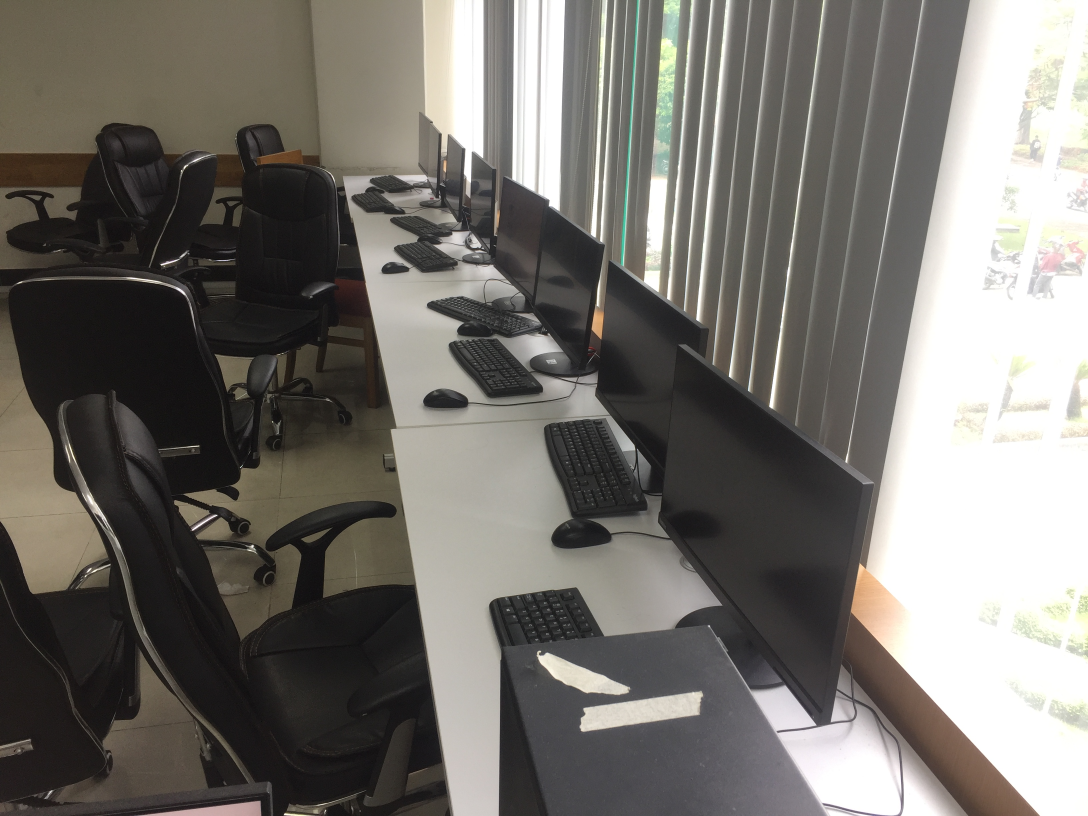
#> input picture test01/picture/05.JPG, 3264 x 2448 px, found by its file name (shown at 1/3 size)
$ python test01.py
#> lines starting #> are read from the running program, lines starting #| are printed output that depends on the picture; after the words box and inside, x2 and y2 are one past the last pixel; in counts of white or black regions, pixels touching at a corner belong together
import numpy as np
import cv2
import matplotlib
from matplotlib import pyplot as plt
# import skimage
from skimage import filters


# Load Image
image = cv2.imread('picture/05.jpg')
#> image is the input picture: shape (2448, 3264, 3); mean B, G, R 109.4, 114.7, 117.8
# Load Result in full HD
resultImage = cv2.imread("result.png")
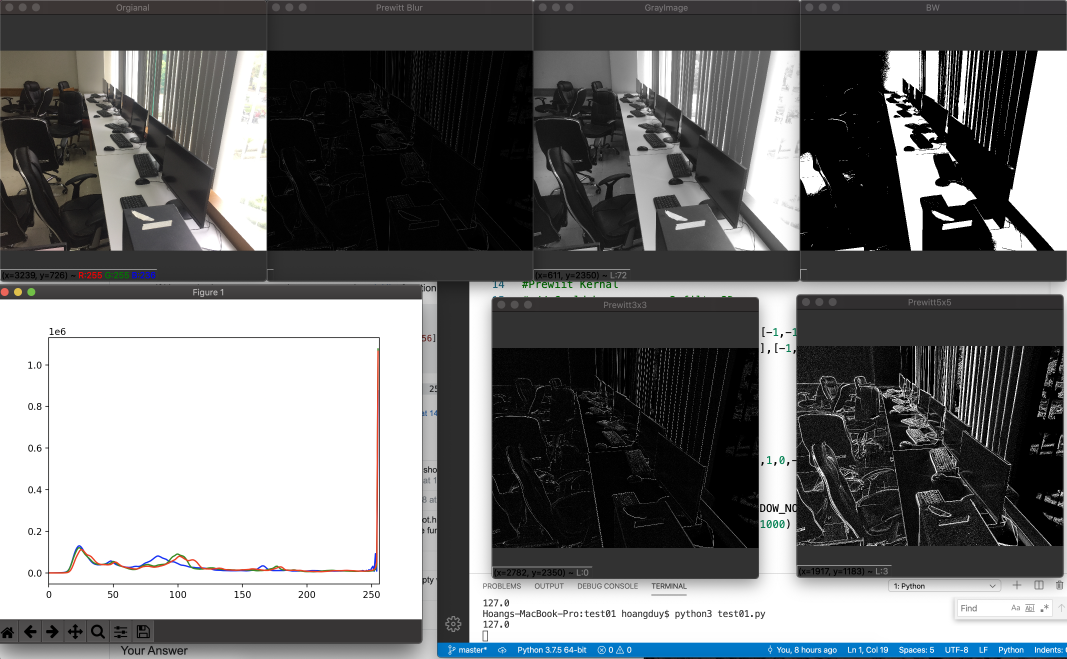
#> input picture test01/Result.png, 3200 x 1976 px, found by its file name (shown at 1/3 size)
#> resultImage is the input picture: shape (1976, 3200, 3); mean B, G, R 114.3, 113.8, 112.8

#Prewiit Kernal
# // Could be use on cv2.filter2D :
#  Aka 2 kernal 3x3 kernal
kernelx3 = np.array([[1,1,1],[0,0,0],[-1,-1,-1]])
kernely3 = np.array([[-1,0,1],[-1,0,1],[-1,0,1]])
kernalx5 = np.array([
[2,2,4,2,2],
[1,1,2,1,1],
[0,0,0,0,0],
[-1,-1,-2,-1,-1],
[-2,-2,-4,-2,-2]])
kernaly5 = np.array([[2,1,0,-1,-2],[2,1,0,-1,-2],[4,2,0,-2,-4],[2,1,0,-1,-2],[2,1,0,-1,-2]])
#-------
def showResult():
     cv2.namedWindow("Result",cv2.WINDOW_NORMAL)
     cv2.resizeWindow("Result", 1000,1000)
     cv2.imshow("Result",resultImage)
def showImage(name,image,x,y):
     # show image with opencv
     # x | y for your window location
     cv2.namedWindow(name,cv2.WINDOW_NORMAL)
     cv2.resizeWindow(name, 400,400)
     cv2.moveWindow(name,x,y)
     cv2.imshow(name,image)

def rbgHistogram(image):
     color = ('b','g','r')
     for i,col in enumerate(color): # Going through each RBG 0-255 :)) happy loop
          histr = cv2.calcHist([image],[i],None,[256],[0,256])
          plt.plot(histr,color = col)
          plt.xlim([0,256])

def prewittKernal(name,image,kernelx,kernely,x,y):
     imageX = cv2.filter2D(image,-1,kernelx)
     imageY =cv2.filter2D(image,-1,kernely)
     # Origanal to megre two image after filter with Atan2
     # atan22 = cv2.fastAtan2(imageX.flatten(),imageY.flatten())
     # prewittFlitter= cv2.addWeighted(imageX,0.5,imageY,0.5,0)

     # Megring 2 differ image after filter by using cv2.add or cv2.addWeighted
     # Result is one picture hold the combie of all
     prewittFlitter= cv2.add(imageX,imageY)
     showImage(name,prewittFlitter,x,y)


# Gray scale
grayImage = cv2.cvtColor(image,cv2.COLOR_BGR2GRAY)

#Blur Prewitt with skiImage blur on grayscale
# blurPrewitt = filters.prewitt(image)

blurPrewitt = filters.prewitt(grayImage)

# BW image thresh hold 127 from gray scle imgae
(thresh,bWimage) = cv2.threshold(grayImage,127,255,cv2.THRESH_BINARY)
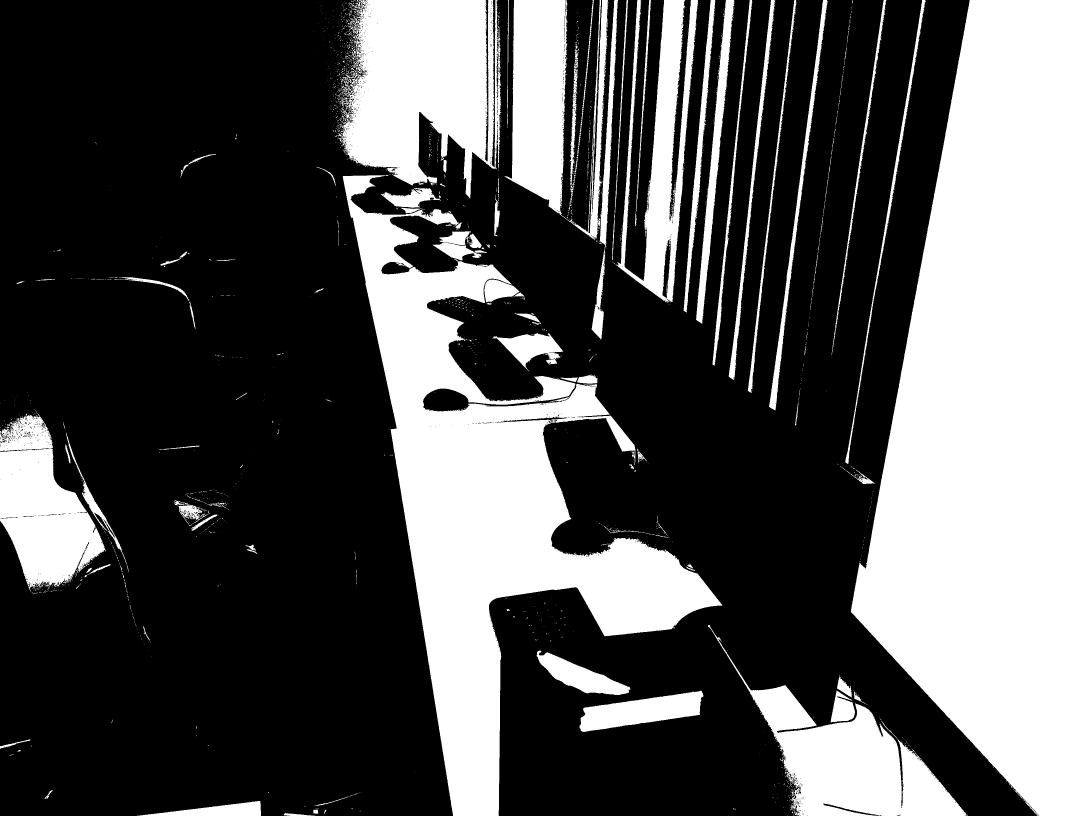
#> bWimage: shape (2448, 3264) (shown at 1/3 size); 33.9% white; 2445 white regions (2274 under 20 px), largest, box (x1, y1, x2, y2) and area: (2552, 0, 3264, 2448) 1225618, (1028, 525, 2167, 2448) 628443, (1015, 0, 1504, 595) 204736
print(thresh)
showResult()
# Call function For show Image

showImage("Orgianal",image,0,0)
showImage("Prewitt Blur",blurPrewitt,400,0)
showImage("GrayImage",grayImage,800,0)
showImage("BW",bWimage,1200,0)
rbgHistogram(image)

# Call function For Prewwit DIY kernal show Image

prewittKernal("Prewitt3x3",grayImage,kernelx3,kernely3,800,500)
prewittKernal("Prewitt5x5",grayImage,kernalx5,kernaly5,900,500)
#> call 2 of prewittKernal, with name = 'Prewitt5x5', kernelx = array of shape (5, 5), kernely = array of shape (5, 5), x = 900, y = 500
#> in prewittKernal (call 2), `imageX = cv2.filter2D(image,-1,kernelx)`:
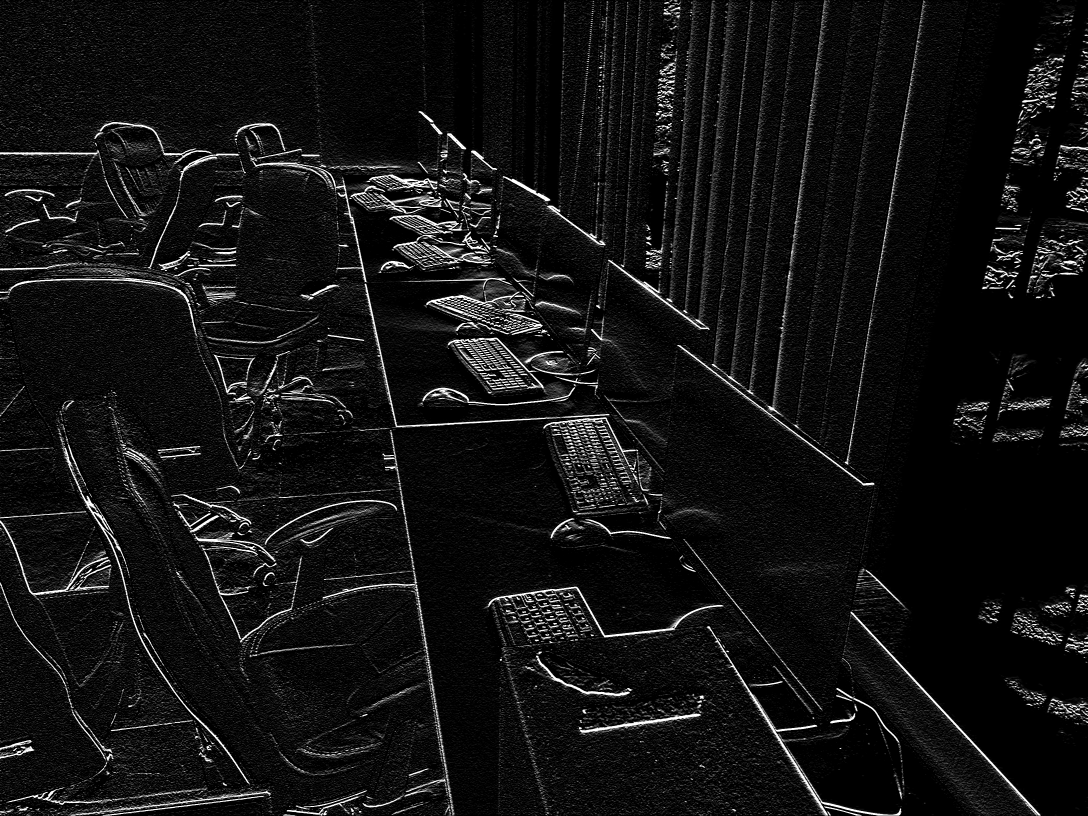
#> imageX: shape (2448, 3264) (shown at 1/3 size); min 0, max 255, mean 18.6
#> in prewittKernal (call 2), `prewittFlitter= cv2.add(imageX,imageY)`:
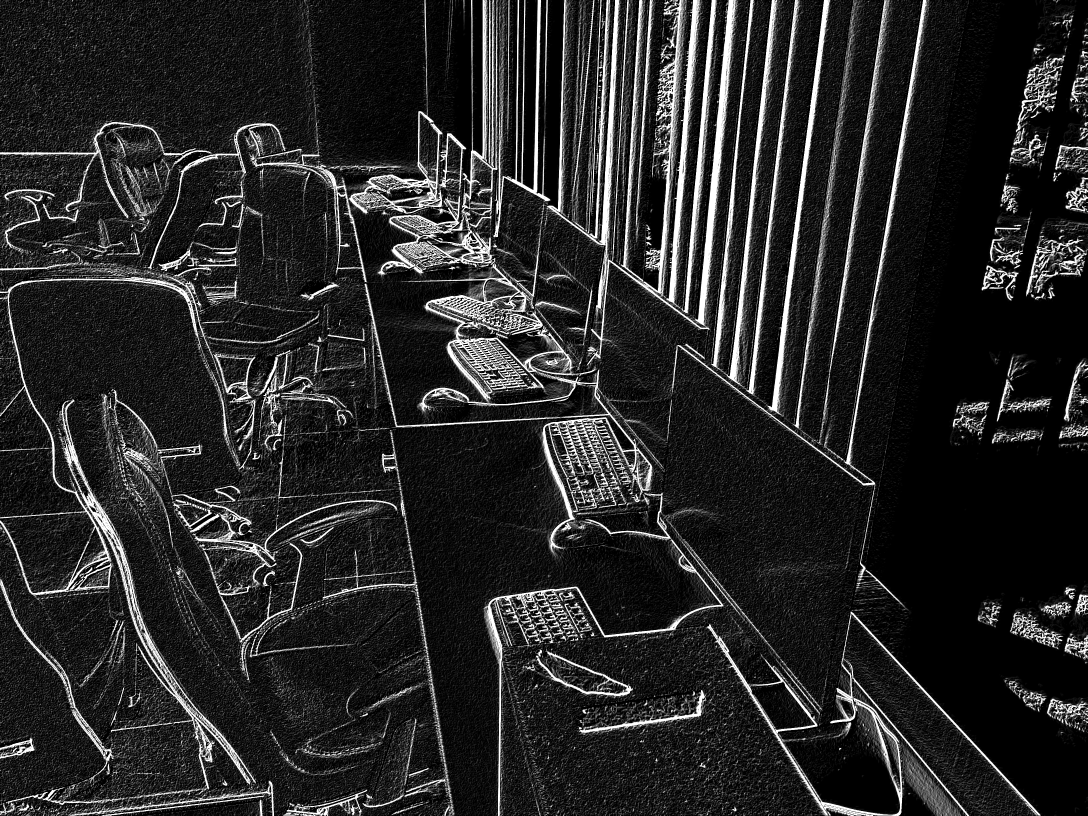
#> prewittFlitter: shape (2448, 3264) (shown at 1/3 size); min 0, max 255, mean 39.7

# plt.hist(grayImage.ravel(),256,[0,255],label="Gray Color Distibution")
plt.show()
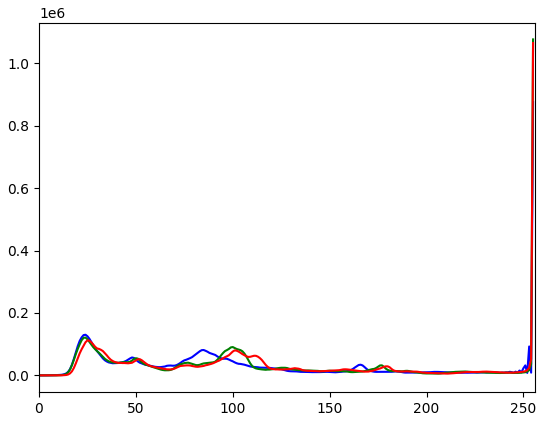
#> figure drawn by matplotlib, 1 panel; curve peaks at x = 255, y = 875320; curve peaks at x = 255, y = 1076483; curve peaks at x = 255, y = 1064873


# View on PC turn of the plot frist and then hit enter on any
# Picture pop op will close python script
key = cv2.waitKey(0)
#> (key Esc is pressed here)
if key == 13:
     plt.close()
     cv2.destroyAllWindows()
